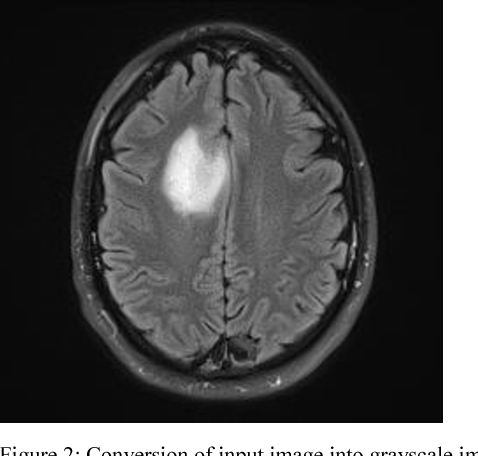
%> input picture brain.png, 478 x 456 px
$ octave Projeto_2.m   (GNU Octave 9; MATLAB toolbox functions it lacks are replaced by stand-ins)
%> lines starting %> are read from the running program, lines starting %| are printed output that depends on the picture; in (x1, y1, x2, y2) boxes, pixels count from 0 and x2, y2 are one past the last pixel; in counts of white or black regions, pixels touching at a corner belong together; the program's own positions count from 1; long printed decimals are rounded
%> further down, img is the input picture: size 456x478x3 uint8; min 0, max 255, mean 76.8
### funcs/gaussiano_freq.m
function imagem_filtrada = gaussiano_freq(img, sig)
%> called with sig = 100

  imagem = double(img);

  [h, w] = size(imagem);
%> h = 456; w = 478

  imagem_dft = ( fftshift(fft2(imagem)) );


  filtro_gauss = zeros(h, w);
  for i = 1:h
      for j = 1:w
          dist = sqrt( ( i - (h/2) )^2 + ( j - (w/2) )^2);
          result = (dist^2) / (2 * (sig^2));

          filtro_gauss(i, j) = exp(-result);
      end
  end
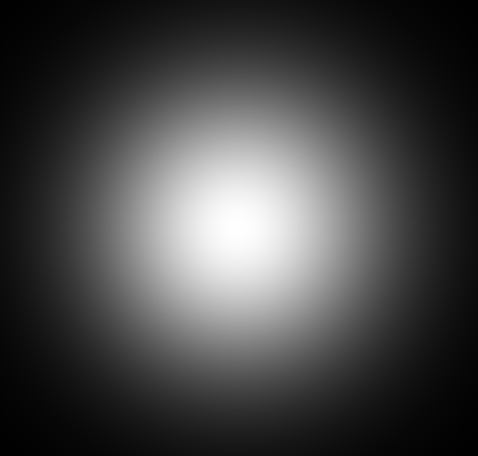
%> filtro_gauss: size 456x478 double; min 0.00427, max 1, mean 0.277

%   figure;
%   imshow(filtro_gauss);

  imagem_dft_filtro = imagem_dft .* filtro_gauss;

  imagem_filtrada = ifft2(ifftshift(imagem_dft_filtro));

  imagem_filtrada = uint8(abs(imagem_filtrada));

end

### funcs/centroide_cor_mais_proximo.m
function id_centroide = centroide_cor_mais_proximo(C, cor)

    diferencas_euclidianas = double(sqrt(sum((C - cor).^2, 2)));

    indc =find (diferencas_euclidianas == min(diferencas_euclidianas) );

    centroide_cor_mais_proximo = C(indc, :);

    disp(['Centroide mais próximo de [' num2str(cor) '] é [' num2str(centroide_cor_mais_proximo) ']']);

    id_centroide = indc;

end

### funcs/destaque_cor.m
function destaque_cor(original, camada_segmentada, str)

    img = zeros(size(original), 'like', original);

    original_cinza = rgb2gray(original);
    original_cinza(camada_segmentada) = 0;

    original_rgb_sem_cor = im2uint8(ind2rgb(original_cinza, gray(256)));

    for canal = 1:3
        img(:, :, canal) = original(:, :, canal) .* uint8(camada_segmentada);
    end

    subplot(1, 2, 1);
    imshow(original);
    title('Onion');

    subplot(1, 2, 2);
    imshow(original_rgb_sem_cor + img);
    title("Segmentação: " + str);
end

### Projeto_2.m
addpath('funcs/');
clear all;
close all;
clc;

%%%%%%%%%%%%%%%%%%%%%%%%%%%%%%%%%%%%%%%%%%%%%%%%%%%%%%%%%%%%%%%%% Questão 1
%%%%%%%%%%%%%%%%%%%%%%%%%%%%%%%%%%%%%%%%%%%%%%%%%%%%%%%%%%%%%%%%%%%%%%%%%%%

% Leitura da imagem
img = imread('brain.png');
% Converter para Nivel de cinza
img_gray = rgb2gray(img);

% Aplicando o gaussiano
img_gauss = gaussiano_freq(img_gray, 100);

% Aplicando o filtro de mediana
brain = medfilt2(img_gauss, [7 7]);

%%%%%%%%%%%%%%%%%%%%%%%%%%%%%%%%%%%%%%%%%%%%%%%%%%%%%%%%%%%%%%%%%%%%%%%%%%%
% PLOT do resultado dos filtros

subplot(1, 2, 1);
imshow(img_gray);
title('Original');

subplot(1, 2, 2);
imshow(brain);
title('Gaussiano(100) + Mediana[7, 7]');
fprintf('\n');
disp('Enter... para continuar'); pause;
fprintf('\n');

%%%%%%%%%%%%%%%%%%%%%%%%%%%%%%%%%%%%%%%%%%%%%%%%%%%%%%%%%%%%%%%%%%%%%%%%%%%
% PLOT dos histogramas

subplot(1, 2, 1);
imhist(brain);
title('Histograma Pos-Filtros');
line([250, 250], ylim, 'Color', 'r', 'LineStyle', '--', 'LineWidth', 2);
text(130, mean(ylim), 'Limiar Borda (250)', 'VerticalAlignment', 'bottom', 'HorizontalAlignment', 'left', 'Color', 'r', 'FontWeight', 'bold', 'FontSize', 6);

subplot(1, 2, 2);
imhist(brain);
title('Histograma Pos-Filtros');
line([151, 151], ylim, 'Color', 'r', 'LineStyle', '--', 'LineWidth', 2);
text(30, mean(ylim), 'Limiar Tumor (151)', 'VerticalAlignment', 'bottom', 'HorizontalAlignment', 'left', 'Color', 'r', 'FontWeight', 'bold', 'FontSize', 6);

fprintf('\n');
disp('Enter... para continuar'); pause;
fprintf('\n');

%%%%%%%%%%%%%%%%%%%%%%%%%%%%%%%%%%%%%%%%%%%%%%%%%%%%%%%%%%%%%%%%%%%%%%%%%%%

% Binarização da borda
limiar1 = 250 / 255;
borda = imbinarize(brain, limiar1);
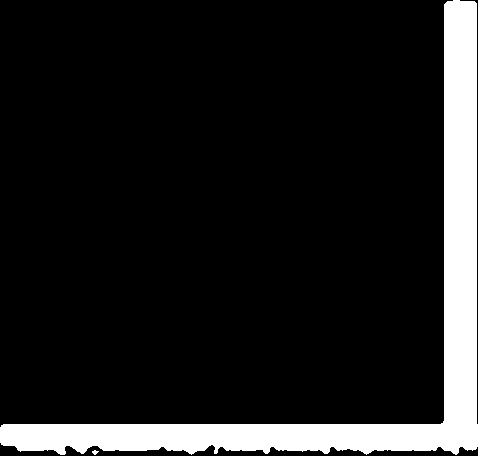
%> borda: size 456x478 logical; 12.2% white; 2 white regions, box (x1, y1, x2, y2) and area: (0, 0, 478, 455) 26577, (92, 450, 99, 455) 21

% Binarização do tumor
limiar2 = 151 / 255;
brain_bin = imbinarize(brain, limiar2);
%> brain_bin: size 456x478 logical; 15.4% white; 2 white regions, box (x1, y1, x2, y2) and area: (0, 0, 478, 456) 29824, (164, 129, 229, 215) 3794

subplot(2, 2, 1);
imshow(brain_bin);
title('Binarização: Brain');

subplot(2, 2, 2);
imshow(borda);
title('Binarização: Borda');

% Subtração da borda
brain_bin = brain_bin - borda;
%> brain_bin: size 456x478 double; values 0 (black) and 1 (white), 3.2% white; 5 white regions (1 under 20 px), largest, box (x1, y1, x2, y2) and area: (164, 129, 229, 215) 3794, (0, 443, 478, 456) 1910, (1, 0, 453, 425) 876, (460, 0, 478, 424) 439
subplot(2, 2, 3);
imshow(brain_bin);
title('Binarização: Brain (-) Borda');

fprintf('\n');
disp('Enter... para continuar'); pause;
fprintf('\n');

%%%%%%%%%%%%%%%%%%%%%%%%%%%%%%%%%%%%%%%%%%%%%%%%%%%%%%%%%%%%%%%%%%%%%%%%%%%

% Elemento estruturante ponta
ponta = [
    0 0 0 0 1 0;
    0 0 0 1 0 0;
    0 0 1 1 0 0;
    0 1 1 1 1 0;
    0 0 0 0 0 0;
    0 0 0 0 0 0;
];
meu_elemento0 = strel('arbitrary', ponta);
square0 = strel('square', 3);
disk0 = strel('disk', 3);

%%%%%%%%%%%%%%%%%%%%%%%%%%%%%%%%%%%%%%%%%%%%%%%%%%%%%%%%%%%%%%%%%%%%%%%%%%%

subplot(2, 2, 1);
imshow(brain_bin);
title('Brain Bin');

subplot(2, 2, 2);
% Abertura
img_0 = imopen(brain_bin, disk0);
%> img_0: size 456x478 double; values 0 (black) and 1 (white), 2% white; 13 white regions, largest, box (x1, y1, x2, y2) and area: (164, 129, 229, 215) 3792, (2, 446, 18, 455) 125, (65, 446, 77, 455) 82
imshow(img_0);
title('Abertura "disk" tam : 3');

subplot(2, 2, 3);
% Abertura
img_1 = imopen(img_0, meu_elemento0);
%> img_1: size 456x478 double; values 0 (black) and 1 (white), 2% white; 13 white regions (3 under 20 px), largest, box (x1, y1, x2, y2) and area: (164, 129, 229, 214) 3787, (2, 446, 18, 455) 118, (65, 446, 76, 455) 73
imshow(img_1);
title('Abertura "meu elemento"');


subplot(2, 2, 4);
% Dilatação
img_2 = imdilate(img_1, meu_elemento0);
%> img_2: size 456x478 double; values 0 (black) and 1 (white), 2.3% white; 13 white regions, largest, box (x1, y1, x2, y2) and area: (163, 127, 231, 215) 4168, (1, 444, 20, 456) 185, (64, 444, 78, 456) 126
imshow(img_2);
title('Dilatação "meu elemento"');

fprintf('\n');
disp('Enter... para continuar'); pause;
fprintf('\n');


%%%%%%%%%%%%%%%%%%%%%%%%%%%%%%%%%%%%%%%%%%%%%%%%%%%%%%%%%%%%%%%%%%%%%%%%%%%
clf;
% Erosão
img_3 = imerode(img_2, square0);
%> img_3: size 456x478 double; values 0 (black) and 1 (white), 2% white; 13 white regions (3 under 20 px), largest, box (x1, y1, x2, y2) and area: (164, 128, 230, 214) 3850, (2, 445, 18, 456) 137, (66, 446, 77, 456) 84
imshow(img_3);
title('Erosão "square0"');

fprintf('\n');
disp('Enter... para continuar'); pause;
fprintf('\n');

%%%%%%%%%%%%%%%%%%%%%%%%%%%%%%%%%%%%%%%%%%%%%%%%%%%%%%%%%%%%%%%%%%%%%%%%%%%

% Função de componentes conectados
CC = bwconncomp(img_3);
%> CC = 13 connected components
num_objetos = CC.NumObjects;
%> num_objetos = 13

% Vetor para armazenar os tamanhos em pixels de cada objeto
sizes_objs = zeros(1, num_objetos);

% Obtem os tamanhos e armazena em sizes_objs
for i = 1 : num_objetos
    sizes_objs(i) = size(CC.PixelIdxList{i}, 1);
end
%> this loop made 13 passes
%> after the loop, sizes_objs = [137 84 3 3 53 3850 60 44 27 27 3 33 37]
% Tamanho do maior objeto
size_maior_objeto = max(sizes_objs);
%> size_maior_objeto = 3850

% Indice do objeto de maior tamanho
maior_objeto_id = find(sizes_objs == size_maior_objeto);
%> maior_objeto_id = 6

% Obtem o maior objeto atravez do seu id
pixels_objeto = CC.PixelIdxList{maior_objeto_id};
%> pixels_objeto = 3850 values, max 104603 at index 3850, min 74963 at index 1, mean 89049.1

% Imagem zerada
img_final = zeros(size(img_3));

% Adiciona o maior objeto a imagem final
img_final(pixels_objeto) = 1;
%> img_final: size 456x478 double; values 0 (black) and 1 (white), 1.8% white; 1 white region, box (x1, y1, x2, y2) and area: (164, 128, 230, 214) 3850

% Mostra a imagem final, contendo o maior objeto conexo
imshow(img_final);
title('Maior Objeto Conexo');

fprintf('\n');
disp('Enter... para continuar'); pause;
fprintf('\n');

%%%%%%%%%%%%%%%%%%%%%%%%%%%%%%%%%%%%%%%%%%%%%%%%%%%%%%%%%%%%%%%%%%%%%%%%%%%


disk1 = strel('disk', 3);

% Dilatação
a = imdilate(img_final, disk1);
%> a: size 456x478 double; values 0 (black) and 1 (white), 2% white; 1 white region, box (x1, y1, x2, y2) and area: (162, 126, 232, 216) 4399

% Erosão
b = imerode(img_final, disk1);
%> b: size 456x478 double; values 0 (black) and 1 (white), 1.5% white; 1 white region, box (x1, y1, x2, y2) and area: (166, 131, 228, 212) 3329

% Extração de fronteiras, ditalação - erosao
bordas = a - b;
%> bordas: size 456x478 double; values 0 (black) and 1 (white), 0.49% white; 1 white region, box (x1, y1, x2, y2) and area: (162, 126, 232, 216) 1070
imshow(bordas);
title('Fronteiras');

fprintf('\n');
disp('Enter... para continuar'); pause;
fprintf('\n');

%%%%%%%%%%%%%%%%%%%%%%%%%%%%%%%%%%%%%%%%%%%%%%%%%%%%%%%%%%%%%%%%%%%%%%%%%%%

% Converte para bin a imagem com as fronteiras
bordas = logical(bordas);

% Cor vermelha
r = [255, 0, 0];


[h, w] = size(bordas);
%> h = 456; w = 478
% Cria imagem zerada RGB
borda_red = zeros(h, w, 3, 'uint8');

% Encontra os pixels 1s na imagem bin bordas
pixels_1s = find(bordas);
%> pixels_1s = 1070 values from 74050 to 105516

% Retorna a quantidade de pixels 1s
num_pixels = numel(pixels_1s);
%> num_pixels = 1070

% Copia todos os pixels para borda red, adicionando a cor vermelha
for i = 1:num_pixels
    [x, y] = ind2sub(size(bordas), pixels_1s(i));
    borda_red(x, y, :) = r;
end
%> this loop made 1070 passes
%> (x, y) on passes 1 to 3: (178, 163), (179, 163), (180, 163)

clf;

imshow(borda_red);
title('Borda Vermelha');

fprintf('\n');
disp('Enter... para continuar'); pause;
fprintf('\n');

% Exibe a imagem original, sem filtro, com o tumor destacado
imshow(img_gray + borda_red);
title('Tumor Destacado');


%%%%%%%%%%%%%%%%%%%%%%%%%%%%%%%%%%%%%%%%%%%%%%%%%%%%%%%%%%%%%%%%% Questão 2
%%%%%%%%%%%%%%%%%%%%%%%%%%%%%%%%%%%%%%%%%%%%%%%%%%%%%%%%%%%%%%%%%%%%%%%%%%%

clear all;
close all;
clc;

%%%%%%%%%%%%%%%%%%%%%%%%%%%%%%%%%%%%%%%%%%%%%%%%%%%%%%%%%%%%%%%%%%%%%%%%%%%

% Ler imagem
onion = imread('onion.png');
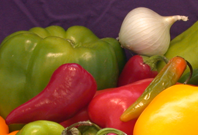
%> input picture onion.png, 198 x 135 px
%> onion is the input picture: size 135x198x3 uint8; mean R, G, B 137.3, 92.8, 45.3

% Obtem as medidas da imagem
[l, c, camadas] = size(onion);
%> l = 135; c = 198; camadas = 3

% Gera o vetor de dados
y = double(reshape(onion, l * c, camadas));

% TESTE PARA DESCOBRIR O NUMERO DE CLUSTERS IDEAL PARA SEGMENTAR A PIMENTA
% =========================================================================
% num_cluster_teste = 8;
% Idx = kmeans(y, num_cluster_teste);
% for i = 1 : num_cluster_teste
%       imshow(reshape(Idx == i, l, c));
%       disp("cluster " + i); pause;
% end
% disp("fim");
% =========================================================================
% =========================================================================
% O MELHOR VALOR FOI -> 8
valor_final_p = 8;

num_cluster_final = valor_final_p;

% Cor da pimenta aproximada
cor_pimenta = double([142, 29, 42]);

% K-means retorna indices dos clusters e vetor de centroides
[Idx, C, ~] = kmeans(y, num_cluster_final);
%> C = [160.1 141 44.42; 145.1 28.32 34.28; 69.82 49.18 14.63; 66.75 39.51 65.2; 211.1 65.76 51.39; 254.3 190.9 11.24; 107.4 107.2 21.04; 229.4 199.9 147.7]

% Retorna id de centroide mais proximo da cor da pimenta
id_centroide = centroide_cor_mais_proximo(C, cor_pimenta);
%> in centroide_cor_mais_proximo, `diferencas_euclidianas = double(sqrt(sum((C - cor).^2, 2)));`: diferencas_euclidianas = [113.5; 8.33; 79.79; 79.45; 78.83; 199.4; 88.07; 219.2]
%> in centroide_cor_mais_proximo, `indc =find (diferencas_euclidianas == min(diferencas_euclidianas) );`: indc = 2
%> in centroide_cor_mais_proximo, `centroide_cor_mais_proximo = C(indc, :);`: centroide_cor_mais_proximo = [145.1 28.32 34.28]
%| Centroide mais próximo de [142   29   42] é [145.0789      28.324      34.284]
%> in centroide_cor_mais_proximo, `id_centroide = indc;`: id_centroide = 2
%> id_centroide = 2

% Gera imagem binaria com o cluster segmentado
pimentas = reshape(Idx == id_centroide, l, c);
%> pimentas: size 135x198 logical; 14.5% white; 23 white regions (19 under 20 px), largest, box (x1, y1, x2, y2) and area: (1, 63, 116, 128) 3004, (117, 55, 158, 88) 570, (119, 113, 141, 135) 204, (60, 120, 70, 128) 48

figure;
destaque_cor(onion, pimentas, "Pimentas");
%> in destaque_cor, `img = zeros(size(original), 'like', original);`: img: size 135x198x3 uint8; every value is 0
%> in destaque_cor, `original_cinza(camada_segmentada) = 0;`: original_cinza: size 135x198 uint8; min 0, max 247, mean 91.4
%> after the loop in destaque_cor, `for canal = 1:3`:
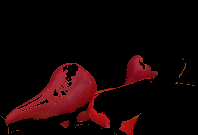
%> img: size 135x198x3 uint8; mean R, G, B 21.1, 4.1, 5
fprintf('\n');
disp('Enter... para continuar'); pause;
fprintf('\n');

% TESTE PARA DESCOBRIR O NUMERO DE CLUSTERS IDEAL PARA SEGMENTAR A CEBOLA
% =========================================================================
% num_cluster_teste = 6;
% Idx = kmeans(y, num_cluster_teste);
% for i = 1 : num_cluster_teste
%       imshow(reshape(Idx == i, l, c));
%       disp("cluster " + i); pause;
% end
% disp("fim");
% =========================================================================
% =========================================================================
% O MELHOR VALOR FOI -> 6
valor_final_c = 6;

num_cluster_final = valor_final_c;

% Cor da cebola aproximada
cor_cebola = double([251, 224, 195]);

% K-means retorna indices dos clusters e vetor de centroides
[Idx, C, ~] = kmeans(y, num_cluster_final);
%> C = [101.4 101.8 20.33; 228.3 197.1 145.3; 169.2 39.73 42.16; 253.8 188.5 10.93; 69.2 37.8 50.89; 157.8 137 39.41]

% Retorna id de centroide mais proximo da cor da cebola
id_centroide = centroide_cor_mais_proximo(C, cor_cebola);
%| Centroide mais próximo de [251  224  195] é [228.2723      197.0837       145.322]

% Gera imagem binaria com o cluster segmentado
cebola = reshape(Idx == id_centroide, l, c);
%> cebola: size 135x198 logical; 8.3% white; 22 white regions (16 under 20 px), largest, box (x1, y1, x2, y2) and area: (122, 8, 187, 48) 1500, (151, 93, 198, 121) 476, (111, 99, 126, 111) 64, (47, 53, 63, 57) 43, (31, 125, 41, 128) 24, (135, 102, 143, 108) 20

destaque_cor(onion, cebola, "Cebola");
%> call 2 of destaque_cor, with str = 'Cebola'
%> in destaque_cor (call 2), `original_cinza(camada_segmentada) = 0;`: original_cinza: size 135x198 uint8; min 0, max 217, mean 84.1
%> after the loop in destaque_cor (call 2), `for canal = 1:3`:
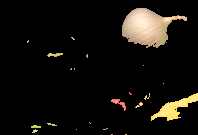
%> img: size 135x198x3 uint8; mean R, G, B 18.9, 16.3, 12
%> in destaque_cor (call 2), `imshow(original_rgb_sem_cor + img);`:
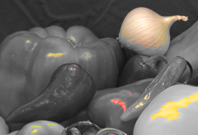
%> displayed picture: size 135x198x3, on the screen's scale of 0 to 255; mean R, G, B 103, 100.4, 96.1
disp('Enter... para continuar'); pause;
fprintf('\n');


% Numero maximo de clusters a serem testatos
clusters_teste = 20;

% Vetor para armazenar a inercia dos clusters
inercia = zeros(clusters_teste, 1);

disp('Gerando gráfico.....');

% Chama a função K-means com diferentes valores de K, para encontrar o K
% ideal
for k = 1 : clusters_teste
    [~, ~, soma_dists] = kmeans(y, k);
    % Obtem a soma das distancias quadraticas e faz o somatorio de cada
    % cluster, gerando a inercia k
    inercia(k) = sum(soma_dists);
end
%> this loop made 20 passes
%> soma_dists on passes 1 to 5: 249769440.4, [67683678.1; 54935379.1], [40993062.5; 42259478.7; 13386863.3], [12530766.4; 31649418.4; 10883218.1; 9352984.7], [11539345.8; 6456977.4; 29612989.2; 5292069.9; 3904915.4]
%> after the loop, inercia = 20 values, max 249769440.4 at index 1, min 9727276.1 at index 20, mean 42756129

% Plota Grafico exemplificando o metodo do cotovelo
figure;
plot(1:clusters_teste, inercia, 'o-', 'LineWidth', 2, 'Color', 'g');
title('Método do Cotovelo');
xlabel('Número de Clusters (k)');
ylabel('Inércia'); grid on;
line([9, 9], ylim, 'Color', 'r', 'LineStyle', '--', 'LineWidth', 2);
text(10, mean(ylim)/2, 'Cotovelo', 'VerticalAlignment', 'bottom', 'HorizontalAlignment', 'left', 'Color', 'r', 'FontWeight', 'bold');
%> figure, not shown here; curve peaks at x = 1, y = 249769440.4

disp('Enter... para continuar'); pause;
fprintf('\n');

% Numero de classes k ideal encontrado == 9
num_cluster = 9;

% Chama kmeans com K ideal
Idx = kmeans(y, num_cluster);

% Exibe o resultado da segmentação com o K ideal
for i = 1 : num_cluster
    camada = reshape(Idx == i, l, c);

    str = "Camada: " + i;
    destaque_cor(onion, camada, str);

    pause;
end
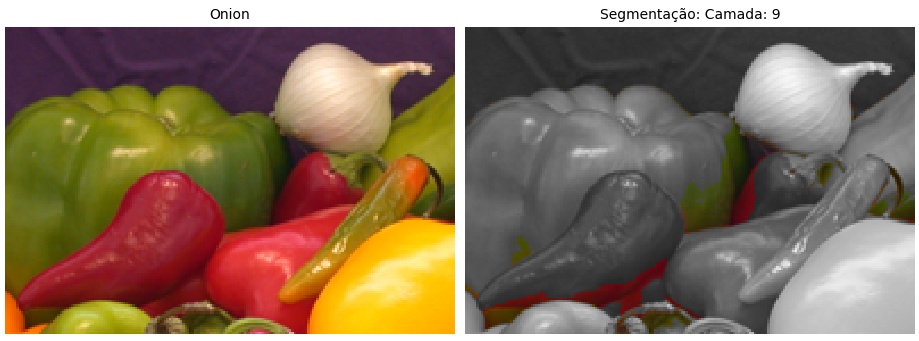
%> figure redrawn from the program's plot data, 2 panels
fprintf('\n');

%%%%%%%%%%%%%%%%%%%%%%%%%%%%%%%%%%%%%%%%%%%%%%%%%%%%%%%%%%%%%%%%%%%%%%%%%%%
